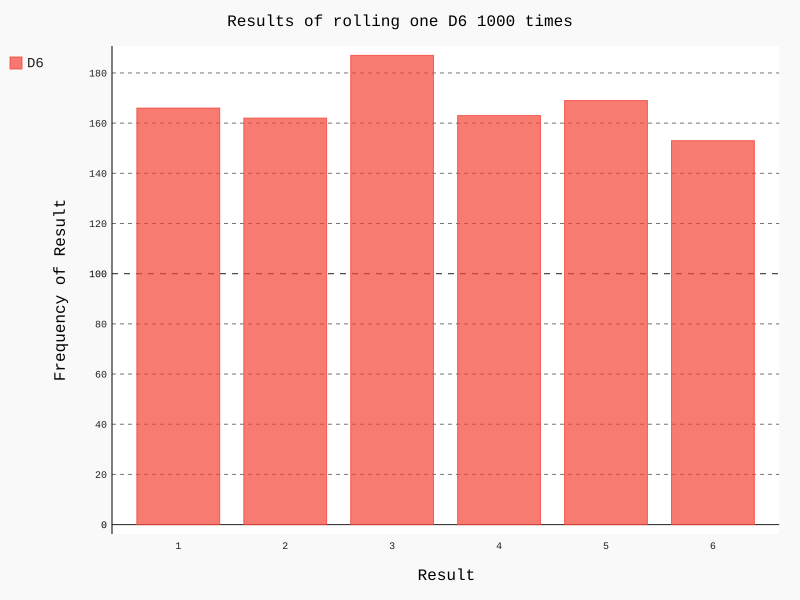

Python code for this plot:
import pygal
from die import Die

# create a die
die = Die()

# Make some rolls and store results in a list
results = []
for roll_num in range(1000):
    result = die.roll()
    results.append(result)

# Analyze the results
frequencies = []
for value in range(1, die.num_sides+1):
    frequency = results.count(value)
    frequencies.append(frequency)

# Visualize the results
hist = pygal.Bar()
# hist.force_uri_protocol = 'http'

hist.title = "Results of rolling one D6 1000 times"
hist.x_labels = ['1','2','3','4','5','6']
hist.x_title = 'Result'
hist.y_title = 'Frequency of Result'
# hist._x_title = 'Result'
# hist._y_title = 'Frequency of Result'

hist.add('D6', frequencies)
hist.render_to_file('data visualization/die_visual.svg')
